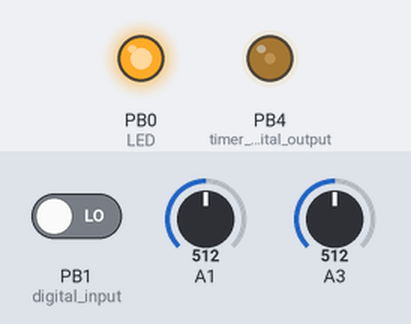
Bench run of a sketch on a simulated ATtiny85, built with avr-gcc and run on an emulated ATtiny85. Parts: output pins drawn as LEDs (lit = HIGH). Dashed ring = blinking. Inputs (shaded band) come from the test bench; at power-on: A1 = 512, PB1 (digital_input) LOW, A3 = 512.

Above: at 1.9 s.
2.0 s: A1 set to 551
At 2.5 s:
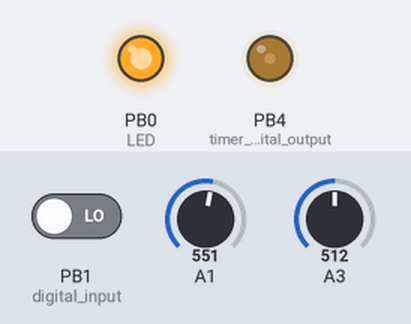
5.0 s: PB1 (digital_input) driven HIGH
At 5.2 s:
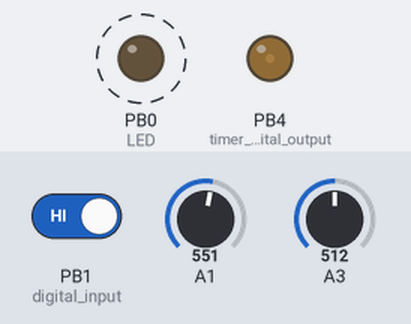
8.0 s: A1 set to 1023
Timing chart, 0 to 15.8 s (numbered marks = the images above; inputs shaded):
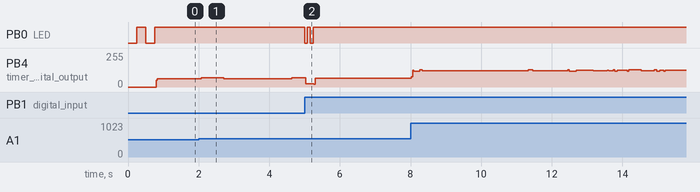

The sketch:

Noise_Generator.ino
```cpp
// (licence header left out)
#include <avr/io.h>
#include <util/delay.h>

//button interrupt
volatile bool inputButtonValue;
bool control = 1;

//random number generator
static unsigned long y32 = 1;   // pattern length: 32 bit

//freq control reference
bool coarseFreqChange = false;
byte potPosFreqRef = 255;       // max

//grain control reference
bool coarseGrainChange = false;
byte potPosGrainRef = 255;      // max

//volume input smoothing
const int numReadings = 4;
int readings[numReadings];      // readings from the analog input
int readIndex = 0;              // index of the current reading
int total = 0;                  // running total
byte volumeModulation = 255;

void setup() {

  PRR = (1 << PRUSI);                  // disable USI to save power as we are not using it
  DIDR0 = (1 << ADC1D) | (1 << ADC3D); // PB2,PB3  //disable digital input in pins that do analog conversion

  // set the rest of the pins
  pinMode(0, OUTPUT); // LED
  pinMode(4, OUTPUT); // timer 1 in digital output 4 - outs 1 and 2
  pinMode(3, INPUT);  // analog- freq input (knob plus external input 1)
  pinMode(2, INPUT);  // analog- amplitude input (external input 2)
  pinMode(1, INPUT);  // digital input (push button)

  checkVoltage();
  ADMUX = 0;                      // reset multiplexer settings

  //set clock source for PWM -datasheet p94
  PLLCSR |= (1 << PLLE);               // Enable PLL (64 MHz)
  _delay_us(100);                      // Wait for a steady state
  while (!(PLLCSR & (1 << PLOCK)));    // Ensure PLL lock
  PLLCSR |= (1 << PCKE);               // Enable PLL as clock source for timer 1

  cli();                               // Interrupts OFF (disable interrupts globally)

  //PWM Generation -timer 1
  GTCCR  = (1 << PWM1B) | (1 << COM1B1); // PWM, output on pb4, compare with OCR1B (see interrupt below), reset on match with OCR1C
  OCR1C  = 0xff;                         // 255
  TCCR1  = (1 << CS10);                  // no prescale

  //Timer Interrupt Generation -timer 0
  TCCR0A = (1<<WGM01);                 // Clear Timer on Compare (CTC) with OCR0A
  TCCR0B = (1<<CS01) ;                 // prescale by 8
  OCR0A = 0;                           // frequencies down to 3921hz for a value of 255 https://www.easycalculation.com/engineering/electrical/avr-timer-calculator.php
  TIMSK = (1 << OCIE0A);               // Enable Interrupt on compare with OCR0A

  //Pin Change Interrupt
  GIMSK |= (1 << PCIE);    // Enable
  PCMSK |= (1 << PCINT1);  // on pin 1

  sei();                               // Interrupts ON (enable interrupts globally)

  //go for it!
  digitalWrite(0, HIGH);               // turn LED ON

  //calibrate();

}

ISR(TIMER0_COMPA_vect) {               // Timer 0 interruption - changes the width of timer 1's pulse to generate waves

  OCR1B = (xorshift32() * volumeModulation) >> 8 ;

}

ISR(PCINT0_vect) {                       // PIN Interruption - has priority over COMPA; this ensures that the switch will work
  inputButtonValue = PINB & 0x02;        // Reads button (digital input1, the second bit in register PINB. We check the value with & binary 10, so 0x02)
  //digitalWrite(0, !inputButtonValue);  // Turn LED off while pressing the button
  if (inputButtonValue) {
    control = !control;
    if (control)flashLEDOnce();
    else flashLEDTwice();
  }
}

void loop() {

  if (control)setFrequency(3);
  else setGrainDensity(3);
  readExtInput(1);                        // read analog input 1 (attiny PB2)

}

byte xorshift32(void) {
    y32 ^= (y32 << 7);
    y32 ^= (y32 >> 5);
    return y32 ^= (y32 << 3);  //pattern values: 8 bit
}

//Parameters don't change until we return to the value they had last time we changed them.
//we store the knob's position in a variable and check the current position against it;
//when we reach it, we start controlling the parameter again.

void setGrainDensity(int pin) {
  coarseFreqChange = false;                         // reset the control condition for frequency
  if (coarseGrainChange == false) {
    byte coarseGrainRead = analogRead(pin) >> 2;
    if (coarseGrainRead == potPosGrainRef) {
      coarseGrainChange = true;
    }
  }
  if (coarseGrainChange == true) {
    int tempRead = analogRead(pin);
    byte densityRead = tempRead >> 2;                 // right shifting by 2 to get values between 0 and 255 (0-1023/2^2)
    potPosGrainRef =  densityRead;                    // save the knob´s position for reference.
    OCR1C = densityRead;
  }
}

void setFrequency(int pin) {
  coarseGrainChange = false;                           // reset the control condition for density
  if (coarseFreqChange == false) {
    byte coarsefreqRead = analogRead(pin) >> 2;
    if (coarsefreqRead == potPosFreqRef) {
      coarseFreqChange = true;
    }
  }
  if (coarseFreqChange == true) {
    int tempRead = analogRead(pin);
    byte freqRead = tempRead >> 2;
    potPosFreqRef = freqRead;
    OCR0A = 255 - freqRead;                          // reversing values so that the knob affects it in the same way as the other parameters
  }
}

int readExtInput(const byte pin) {  // with averaging
  total = total - readings[readIndex];
  readings[readIndex] = analogRead(pin) >> 2; // right shifting by 2 to get values between 0 and 255 (0-1023/2^2)
  total = total + readings[readIndex];
  readIndex = readIndex + 1;
  if (readIndex >= numReadings) readIndex = 0;
  volumeModulation = total / numReadings;
}

void checkVoltage() {                   // voltage from 255 to 0; 46 is (approx)5v, 94 is 2.8, 104-106 is 2.5
                                        // we measure a fixed value of 1.1 against Vcc, so the lower the measurement, the higher Vcc
  ADMUX = (0 << REFS1)|(0 << REFS0);    // Vcc as reference
  ADMUX |= (1 << ADLAR);                // Left adjust result (8 bit conversion stored in ADCH)
  ADMUX |= (1 << MUX3) | (1 << MUX2);   // 1.1v input
  delay(250);                           // Wait for Vref to settle
  ADCSRA |= (1 << ADSC);                // Start conversion
  while (bit_is_set(ADCSRA, ADSC));     // wait while measuring
  if (ADCH > 103)                       // approx 2.6
    flashLED(8, 100);
  else
    flashLED(1, 250);
}

void flashLED (int times, int gap) {     // for voltage check only (uses regular delay)
  for (int i = 0; i < times; i++)
  {
    digitalWrite(0, HIGH);
    delay(gap);
    digitalWrite(0, LOW);
    delay(gap);
  }
}

void flashLEDOnce () {
  digitalWrite(0, LOW);
  _delay_ms(100);
  digitalWrite(0, HIGH);
}

void flashLEDTwice () {
  digitalWrite(0, LOW);
  _delay_ms(80);
  digitalWrite(0, HIGH);
  _delay_ms(80);
  digitalWrite(0, LOW);
  _delay_ms(80);
  digitalWrite(0, HIGH);
}
```

Measured:
- after the input at 2.0 s, PB4 (timer_1_in_digital_output): 61/255 → 68/255 after 0.07 s, → 62/255 0.64 s later, → 68/255 1.9 s later
- after the input at 5.0 s, PB0 (LED): alternates HIGH for 0.08 s and LOW for 0.08 s, 4 changes in all, then stays HIGH, starting at once
